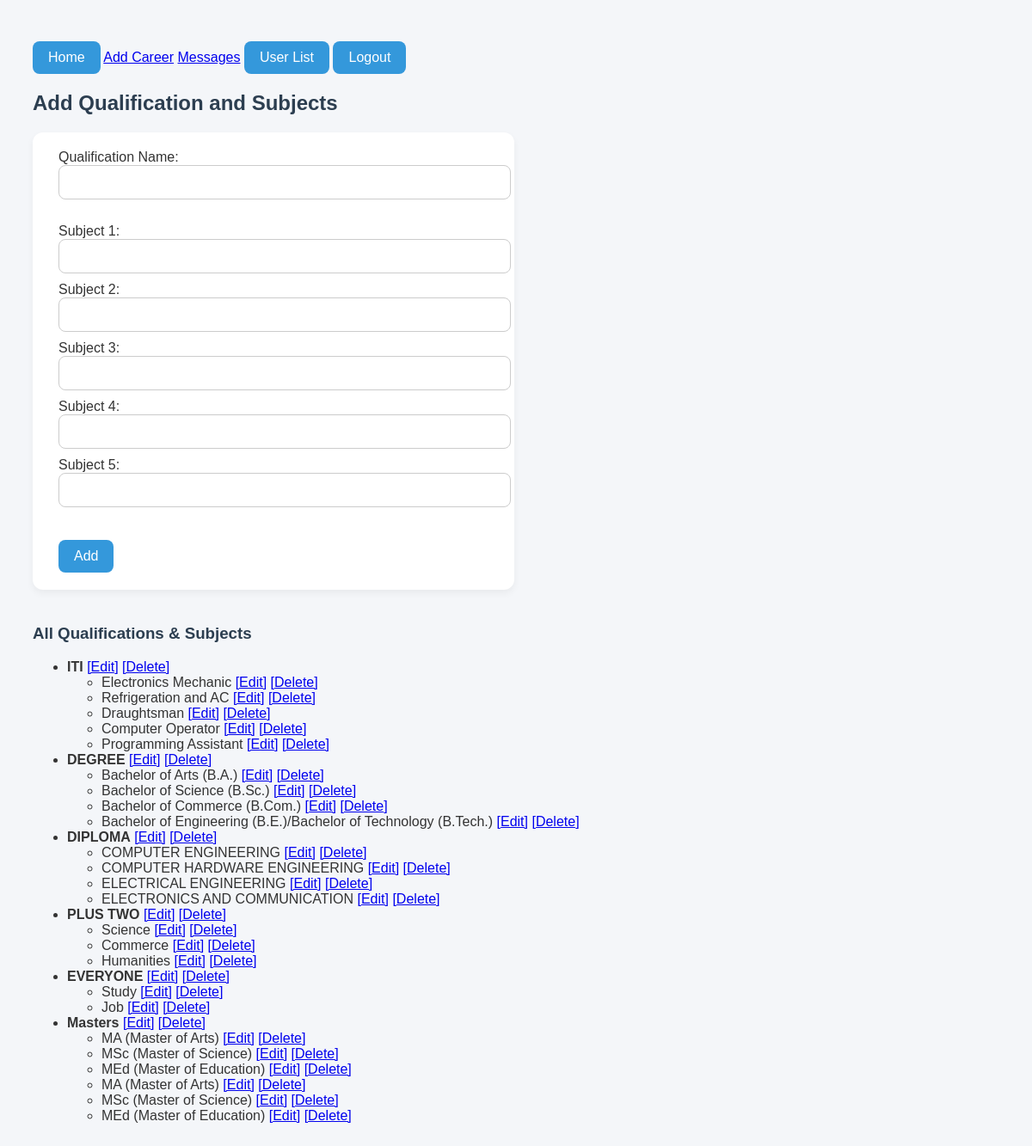
Page /add-qualification/ on the committed database.
### project_app/models.py (models this page shows, shortened)
class Qualification(models.Model):
    name=models.CharField(max_length=50)

class Subject(models.Model):
    qualification = models.ForeignKey(Qualification, on_delete=models.CASCADE)
    name = models.CharField(max_length=50)

### project_app/views.py (the view, shortened to what this page needs)
# urls.py: path('add-qualification/', views.add_qualification_subjects, name='add-qualification'),
def add_qualification_subjects(request):
    qualifications = Qualification.objects.all()
    return render(request, 'add_qualification.html', {'qualifications': qualifications})

### templates/add_qualification.html (shortened to what this page needs)
{% load static %}
<!DOCTYPE html>
<html>
<head>
    <link rel="stylesheet" href="{% static 'css/admin/add_qualification.css' %}">
</head>
<body>
    <nav>
        <a href="{% url 'adminhome' %}"><button>Home</button></a>
        <a href="{% url 'add' %}">Add Career</a>
        <a href="{% url 'message_list' %}">Messages</a>
        <a href="{% url 'userlist' %}"><button>User List</button></a>
        <a href="{% url 'logout' %}"><button>Logout</button></a>
    </nav>
    <h2>Add Qualification and Subjects</h2>
    <form method="post">
        <label>Qualification Name:</label>
        <input type="text" name="qualification" required><br><br>
        <label>Subject 1:</label>
        <input type="text" name="subject1"><br>
        <label>Subject 2:</label>
        <input type="text" name="subject2"><br>
        <label>Subject 3:</label>
        <input type="text" name="subject3"><br>
        <label>Subject 4:</label>
        <input type="text" name="subject4"><br>
        <label>Subject 5:</label>
        <input type="text" name="subject5"><br><br>
        <button type="submit">Add</button>
    </form>
    <h3>All Qualifications & Subjects</h3>
    <ul>
        {% for qualification in qualifications %}
            <li>
                <strong>{{ qualification.name }}</strong>
                <a href="{% url 'edit_qualification' qualification.id %}">[Edit]</a>
                <a href="{% url 'delete_qualification' qualification.id %}" onclick="return confirm('Delete this qualification?')">[Delete]</a>
                <ul>
                    {% for subject in qualification.subject_set.all %}
                        <li>
                            {{ subject.name }}
                            <a href="{% url 'edit_subject' subject.id %}">[Edit]</a>
                            <a href="{% url 'delete_subject' subject.id %}" onclick="return confirm('Delete this subject?')">[Delete]</a>
                        </li>
                    {% endfor %}
                </ul>
            </li>
        {% empty %}
            <li>No qualifications found.</li>
        {% endfor %}
    </ul>
</body>
</html>

### static/css/admin/add_qualification.css (style rules this page uses)
body { font-family: 'Poppins', sans-serif; background-color: #f4f6f9; padding: 30px; color: #333; }
h2, h3 { color: #2c3e50; }
form { background-color: #ffffff; padding: 20px 30px; border-radius: 12px; box-shadow: 0 4px 8px rgba(0, 0, 0, 0.05); max-width: 500px; margin-bottom: 40px; }
input[type="text"], select { width: 100%; padding: 10px 12px; margin-bottom: 10px; border: 1px solid #ccc; border-radius: 8px; font-size: 16px; transition: border-color 0.3s; }
button { background-color: #3498db; color: white; padding: 10px 18px; border: none; border-radius: 8px; font-size: 16px; cursor: pointer; margin-top: 10px; transition: background-color 0.3s; }

### rows in the picture
Qualification: name "ITI"
Subject: name "Electronics Mechanic"
Subject: name "Refrigeration and AC"
Subject: name "Draughtsman"
Subject: name "Computer Operator"
Subject: name "Programming Assistant"
Qualification: name "DEGREE"
Subject: name "Bachelor of Arts (B.A.)"
Subject: name "Bachelor of Science (B.Sc.)"
Subject: name "Bachelor of Commerce (B.Com.)"
Subject: name "Bachelor of Engineering (B.E.)/Bachelor of Technology (B.Tech.)"
Qualification: name "DIPLOMA"
Subject: name "COMPUTER ENGINEERING"
Subject: name "COMPUTER HARDWARE ENGINEERING"
Subject: name "ELECTRICAL ENGINEERING"
Subject: name "ELECTRONICS AND COMMUNICATION"
Qualification: name "PLUS TWO"
Subject: name "Science"
Subject: name "Commerce"
Subject: name "Humanities"
Qualification: name "EVERYONE"
Subject: name "Study"
Subject: name "Job"
Qualification: name "Masters"
Subject: name "MA (Master of Arts)"
Subject: name "MSc (Master of Science)"
Subject: name "MEd (Master of Education)"
Subject: name "MA (Master of Arts)"
Subject: name "MSc (Master of Science)"
Subject: name "MEd (Master of Education)"
